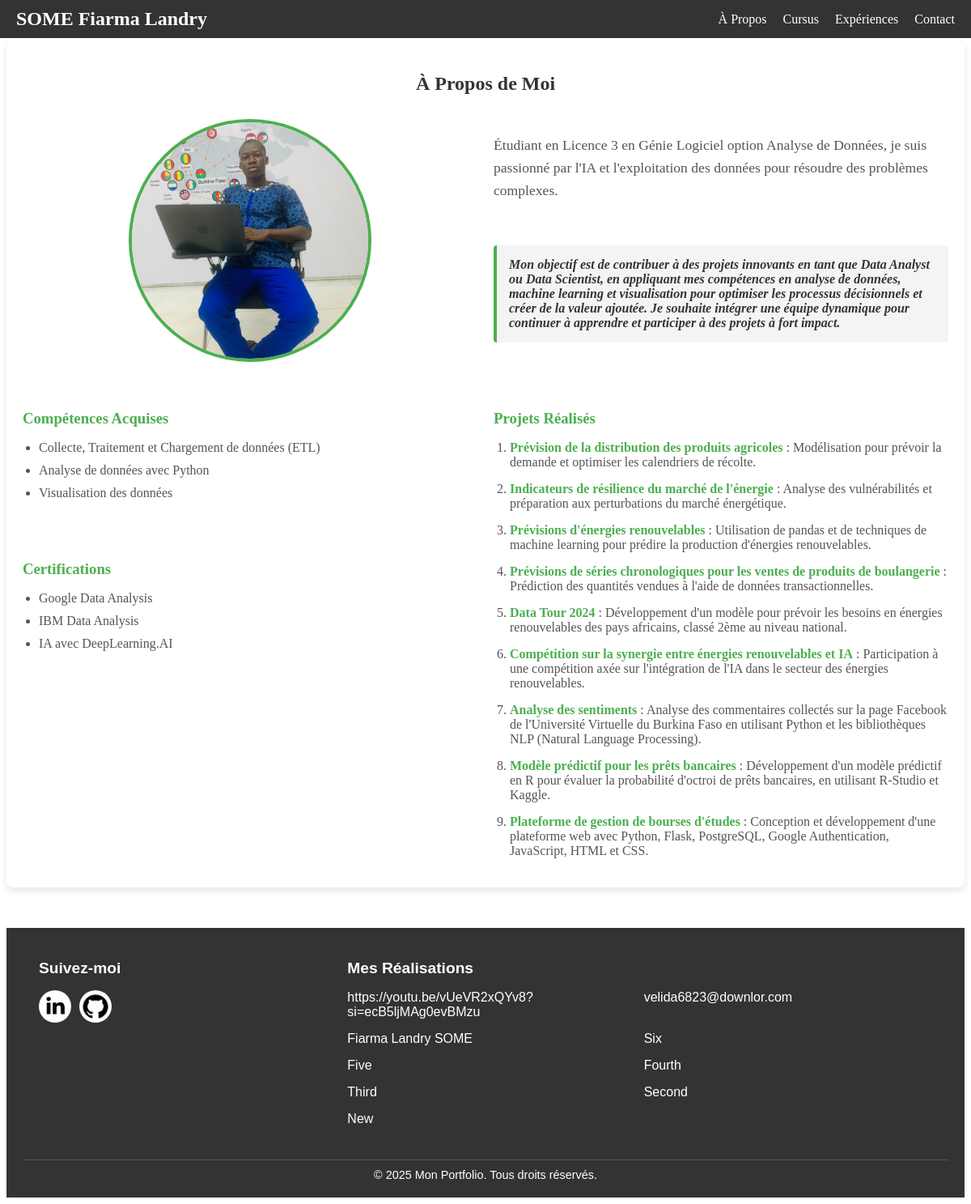
The page / on the database its author committed.
### realisations/models.py (models this page shows, shortened)
class Realisation(models.Model):
    name = models.CharField(max_length=100, verbose_name="Nom de la réalisation")
    link = models.URLField(verbose_name="Lien vers la réalisation")
    created_at = models.DateTimeField(auto_now_add=True, verbose_name="Date de création")
    class Meta:
        verbose_name = "Réalisation"
        verbose_name_plural = "Réalisations"

### about/views.py (the view)
# urls.py: path('', include('about.urls')),
def about(request):
    about = About.objects.first()  # Récupère la première entrée (s'il y en a une)
    return render(request, 'about/about.html', {'about': about})

### Portfolio/context_processors.py (called while the page is built)
def current_year(request):
    return {'current_year': datetime.now().year}

def realisations(request):
    return {
        'realisations': Realisation.objects.all().order_by('-created_at')
    }

### about/templates/about/about.html
{% extends 'base.html' %}
{% load static %}
{% block content %}
<link rel="stylesheet" href="{% static 'about/css/about.css' %}">
<div class="about-container">
    <h2>À Propos de Moi</h2>
    <div class="about-grid">
        <div class="about-image">
            <img src="{% static 'about/images/Fiarma.jpeg' %}" alt="Fiarma">
        </div>
        <div class="about-description-goals">
            <p class="about-description">
                Étudiant en Licence 3 en Génie Logiciel option Analyse de Données, je
                suis passionné par l'IA et l'exploitation des données pour résoudre des
                problèmes complexes.
            </p>
            <p class="about-goals">
                Mon objectif est de contribuer à des projets innovants en tant que Data Analyst
                ou Data Scientist, en appliquant mes compétences en analyse de données,
                machine learning et visualisation pour optimiser les processus décisionnels
                et créer de la valeur ajoutée. Je souhaite intégrer une équipe dynamique
                pour continuer à apprendre et participer à des projets à fort impact.
            </p>
        </div>
        <div class="about-skills-certifications">
            <section class="about-skills">
                <h3>Compétences Acquises</h3>
                <ul>
                    <li>Collecte, Traitement et Chargement de données (ETL)</li>
                    <li>Analyse de données avec Python</li>
                    <li>Visualisation des données</li>
                </ul>
            </section>
            <section class="about-certifications">
                <h3>Certifications</h3>
                <ul>
                    <li>Google Data Analysis</li>
                    <li>IBM Data Analysis</li>
                    <li>IA avec DeepLearning.AI</li>
                </ul>
            </section>
        </div>
        <div class="about-projects">
            <h3>Projets Réalisés</h3>
            <ol>
                <li><strong>Prévision de la distribution des produits agricoles</strong> : Modélisation pour prévoir la demande et optimiser les calendriers de récolte.</li>
                <li><strong>Indicateurs de résilience du marché de l'énergie</strong> : Analyse des vulnérabilités et préparation aux perturbations du marché énergétique.</li>
                <li><strong>Prévisions d'énergies renouvelables</strong> : Utilisation de pandas et de techniques de machine learning pour prédire la production d'énergies renouvelables.</li>
                <li><strong>Prévisions de séries chronologiques pour les ventes de produits de boulangerie</strong> : Prédiction des quantités vendues à l'aide de données transactionnelles.</li>
                <li><strong>Data Tour 2024</strong> : Développement d'un modèle pour prévoir les besoins en énergies renouvelables des pays africains, classé 2ème au niveau national.</li>
                <li><strong>Compétition sur la synergie entre énergies renouvelables et IA</strong> : Participation à une compétition axée sur l'intégration de l'IA dans le secteur des énergies renouvelables.</li>
                <li><strong>Analyse des sentiments</strong> : Analyse des commentaires collectés sur la page Facebook de l'Université Virtuelle du Burkina Faso en utilisant Python et les bibliothèques NLP (Natural Language Processing).</li>
                <li><strong>Modèle prédictif pour les prêts bancaires</strong> : Développement d'un modèle prédictif en R pour évaluer la probabilité d'octroi de prêts bancaires, en utilisant R-Studio et Kaggle.</li>
                <li><strong>Plateforme de gestion de bourses d'études</strong> : Conception et développement d'une plateforme web avec Python, Flask, PostgreSQL, Google Authentication, JavaScript, HTML et CSS.</li>
            </ol>
        </div>
    </div>
</div>
{% endblock %}

### templates/includes/footer.html
{% load static %}
<link rel="stylesheet" type="text/css" href="{% static 'css/footer.css' %}">
<footer>
    <div class="footer-container">
        <div class="social-links">
            <h3>Suivez-moi</h3>
            <ul>
                <li>
                    <a href="https://www.linkedin.com/in/fiarma/" target="_blank">
                        <img src="{% static 'images/linkedin.jpeg' %}" alt="LinkedIn">
                    </a>
                </li>
                <li>
                    <a href="https://github.com/Fiarma5233/" target="_blank">
                        <img src="{% static 'images/github.jpeg' %}" alt="GitHub">
                    </a>
                </li>
            </ul>
        </div>
        <div class="portfolio-links">
            <h3>Mes Réalisations</h3>
            <div class="portfolio-grid">
                <ul>
                    {% for realisation in realisations %}
                    <li>
                        <a href="{{ realisation.link }}" target="_blank">{{ realisation.name }}</a>
                    </li>
                    {% endfor %}
                </ul>
            </div>
        </div>
    </div>
    <div class="footer-copyright">
        <p>&copy; {{ current_year }} Mon Portfolio. Tous droits réservés.</p>
    </div>
</footer>

### about/static/about/css/about.css (style rules this page uses)
.about-container { max-width: 1200px; margin: 50px auto; padding: 20px; background-color: #fff; border-radius: 8px; box-shadow: 0 4px 8px rgba(0, 0, 0, 0.1); }
.about-container h2 { text-align: center; margin-bottom: 30px; color: #333; }
.about-grid { display: grid; grid-template-columns: 1fr 1fr; grid-template-rows: auto auto; gap: 20px; }
.about-image { display: flex; justify-content: center; align-items: flex-start; }
.about-image img { width: 100%; max-width: 300px; height: auto; border-radius: 50%; border: 4px solid #4CAF50; object-fit: cover; }
.about-description-goals { display: flex; flex-direction: column; gap: 20px; }
.about-description { font-size: 1.1rem; line-height: 1.6; color: #555; }
.about-goals { font-style: italic; color: #333; font-weight: bold; background-color: #f4f4f4; padding: 15px; border-left: 4px solid #4CAF50; border-radius: 4px; }
.about-skills-certifications { display: flex; flex-direction: column; gap: 20px; }
.about-skills, .about-certifications { margin-top: 20px; }
.about-skills h3, .about-certifications h3 { color: #4CAF50; margin-bottom: 10px; }
.about-skills ul, .about-certifications ul { margin-left: 20px; color: #555; }
.about-skills li, .about-certifications li { margin-bottom: 10px; }
.about-skills ul, .about-certifications ul { list-style-type: disc; }
.about-projects { margin-top: 20px; }
.about-projects h3 { color: #4CAF50; margin-bottom: 10px; }
.about-projects ol { margin-left: 20px; color: #555; }
.about-projects li { margin-bottom: 15px; }
.about-projects li strong { color: #4CAF50; font-weight: bold; }
.about-projects ol { list-style-type: decimal; }

### static/css/footer.css (style rules this page uses)
footer { background-color: #333; color: #fff; padding: 20px; font-family: Arial, sans-serif; }
.footer-container { display: flex; flex-wrap: wrap; justify-content: space-between; gap: 20px; max-width: 1200px; margin: 0 auto; padding: 0 20px; }
.social-links { flex: 1; min-width: 200px; }
.social-links h3 { font-size: 1.2rem; margin-bottom: 10px; }
.social-links ul { list-style: none; padding: 0; display: flex; gap: 10px; }
.social-links ul li { display: inline-block; }
.social-links ul li a img { width: 40px; height: 40px; border-radius: 50%; transition: transform 0.3s ease; }
.portfolio-links { flex: 2; min-width: 300px; }
.portfolio-links h3 { font-size: 1.2rem; margin-bottom: 10px; }
.portfolio-links ul { list-style: none; padding: 0; display: grid; grid-template-columns: repeat(2, 1fr); gap: 10px; }
.portfolio-links ul li { margin-bottom: 5px; }
.portfolio-links ul li a { color: #fff; text-decoration: none; transition: color 0.3s ease; }
.footer-copyright { text-align: center; margin-top: 20px; padding-top: 10px; border-top: 1px solid #555; }
.footer-copyright p { margin: 0; font-size: 0.9rem; }

### templates/includes/navbar.html (style rules this page uses)
* { margin: 10; padding: 0px; box-sizing: border-box; }

### rows shown on the page
Realisation: name "https://youtu.be/vUeVR2xQYv8?si=ecB5ljMAg0evBMzu"
Realisation: name "velida6823@downlor.com"
Realisation: name "Fiarma Landry SOME"
Realisation: name "Six"
Realisation: name "Five"
Realisation: name "Fourth"
Realisation: name "Third"
Realisation: name "Second"
Realisation: name "New"
